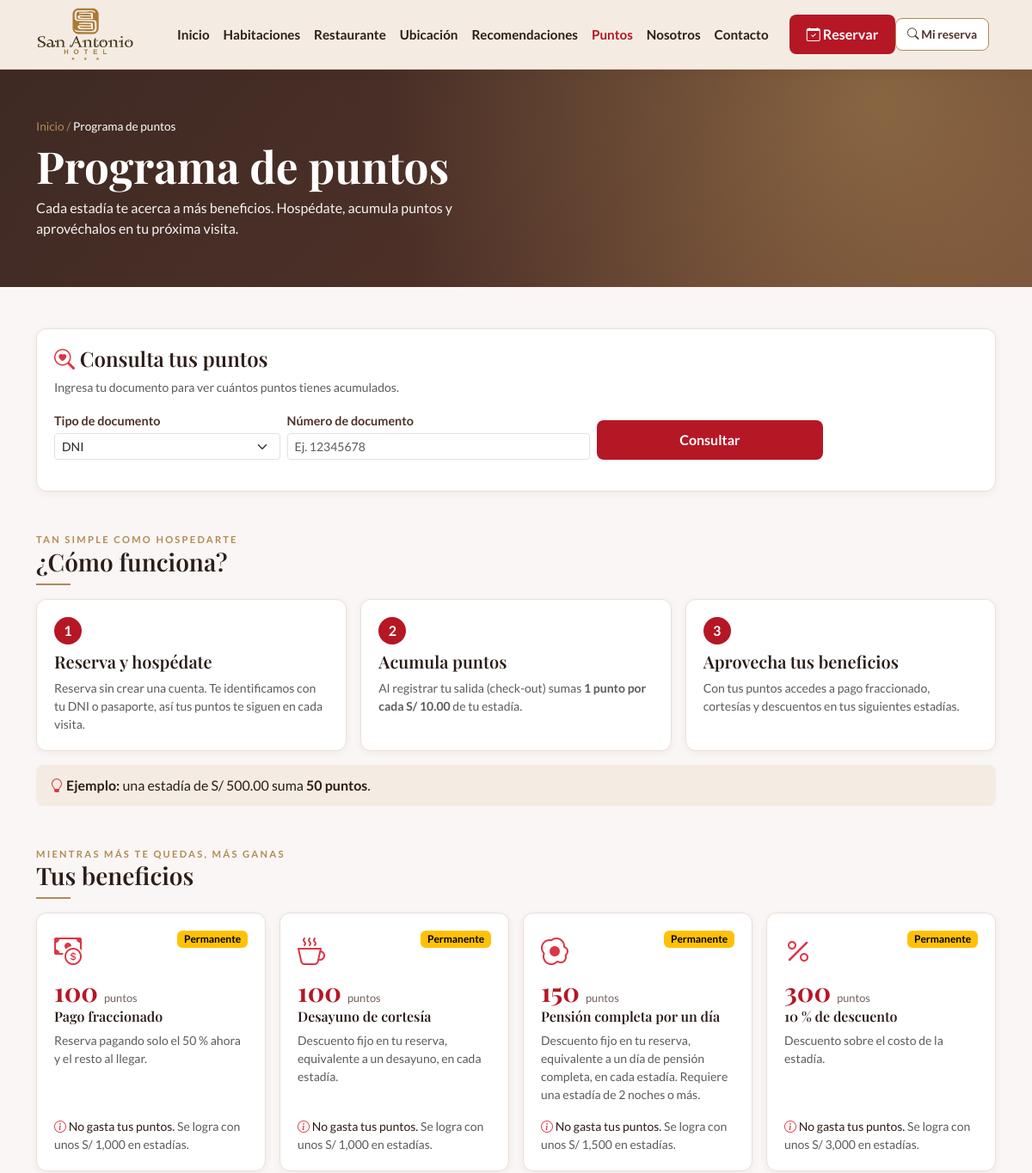
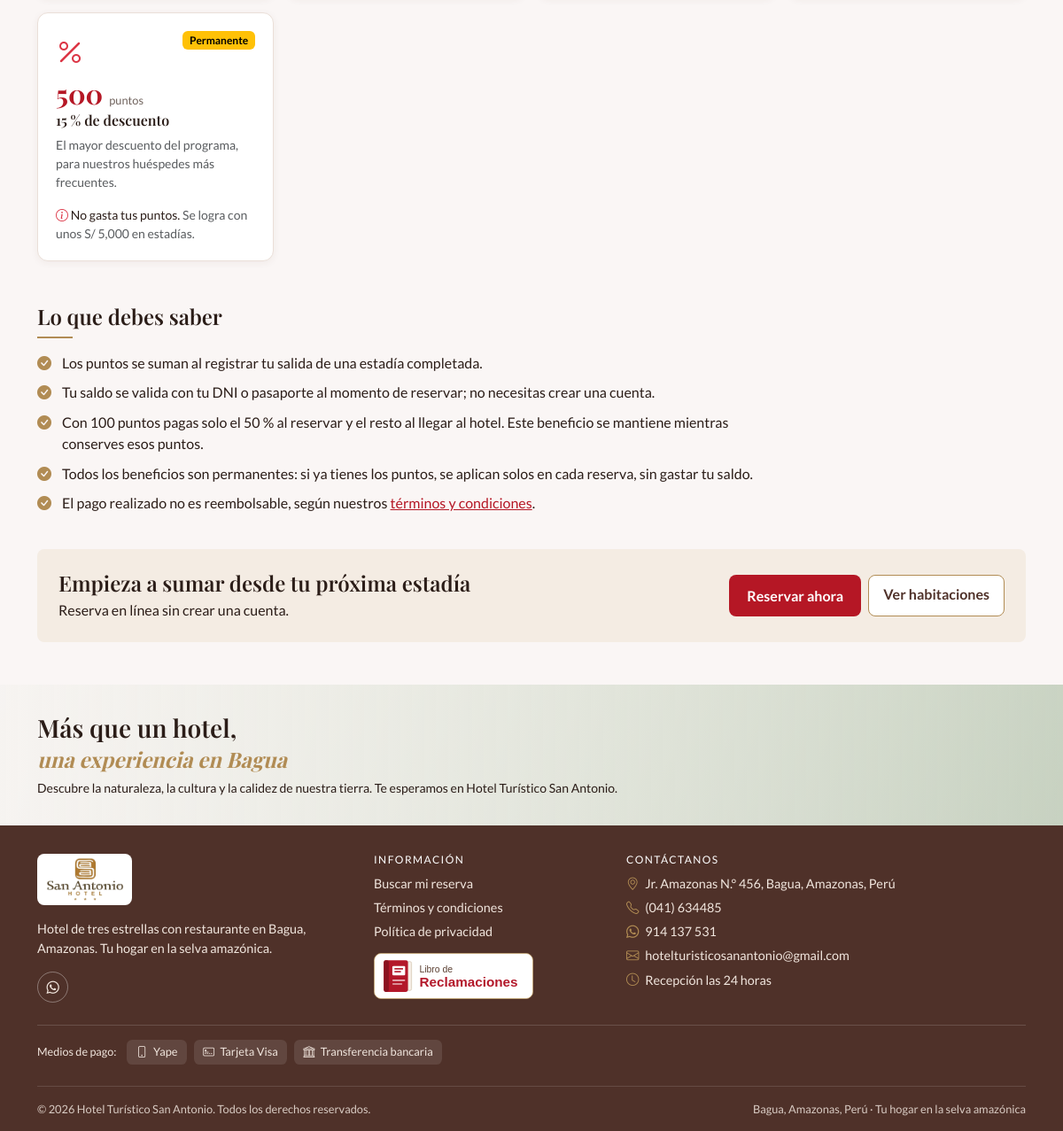
Page /publico/puntos.php on the committed database (2 pictures, top to bottom).
### tables this page shows
CREATE TABLE parametro (
    clave        VARCHAR(50)  PRIMARY KEY,
    valor        VARCHAR(50)  NOT NULL,
    descripcion  VARCHAR(150) NOT NULL,
    updated_at   TIMESTAMP    NOT NULL DEFAULT CURRENT_TIMESTAMP ON UPDATE CURRENT_TIMESTAMP
);

CREATE TABLE recompensa (
    id                 INT UNSIGNED AUTO_INCREMENT PRIMARY KEY,
    nombre             VARCHAR(80)  NOT NULL,
    descripcion        VARCHAR(200) NULL,
    puntos_requeridos  INT UNSIGNED NOT NULL,
    noches_minimas     TINYINT UNSIGNED NULL,   
    tipo               ENUM('pago_fraccionado','descuento','producto','noche_gratis','plan_pension') NOT NULL,
    valor              DECIMAL(5,2) NULL,
    producto_id        INT UNSIGNED NULL,
    plan_pension_id    INT UNSIGNED NULL,
    consume_puntos     TINYINT(1)   NOT NULL DEFAULT 1,
    activo             TINYINT(1)   NOT NULL DEFAULT 1,
    created_at         TIMESTAMP    NOT NULL DEFAULT CURRENT_TIMESTAMP,
    updated_at         TIMESTAMP    NOT NULL DEFAULT CURRENT_TIMESTAMP ON UPDATE CURRENT_TIMESTAMP,
    CONSTRAINT fk_recompensa_producto     FOREIGN KEY (producto_id)     REFERENCES producto(id),
    CONSTRAINT fk_recompensa_plan_pension FOREIGN KEY (plan_pension_id) REFERENCES plan_pension(id)
);

### config/Autoload.php (called while the page is built, shortened)
<?php
spl_autoload_register(function (string $clase): void {
    $prefijo = "App\\";
    $carpetaBase = dirname(__DIR__) . "/src/";
    $ruta = $carpetaBase . str_replace("\\", "/", substr($clase, strlen($prefijo))) . ".php";
});

### src/Dao/Conexion.php (called while the page is built, shortened)
<?php
class Conexion
{
    private $host = "localhost";
    private $dbname = "daw2_hotel_san_antonio";
    private $user = "root";
    private $password = "";
    public function conectar(): \PDO
    {
        try {
            $dsn = "mysql:host=$this->host;dbname=$this->dbname;charset=utf8mb4";
            $conexion = new \PDO($dsn, $this->user, $this->password);
            $conexion->setAttribute(\PDO::ATTR_ERRMODE, \PDO::ERRMODE_EXCEPTION);
            $conexion->setAttribute(\PDO::ATTR_DEFAULT_FETCH_MODE, \PDO::FETCH_ASSOC);
            $conexion->setAttribute(\PDO::ATTR_EMULATE_PREPARES, false);
            return $conexion;
        } catch (\PDOException $e) {
            throw $e;
        }
    }
}

### src/Dao/Dao.php (called while the page is built, shortened)
<?php
abstract class Dao
{
    public function __construct(?\PDO $conn = null)
    {
        $this->conn = $conn ?? (new Conexion())->conectar();
    }
    protected function enlazar(\PDOStatement $stmt, array $valores): void
    {
        foreach ($valores as $marcador => $valor) {
            $tipo = match (true) {
                is_int($valor) => \PDO::PARAM_INT,
                is_bool($valor) => \PDO::PARAM_BOOL,
                $valor === null => \PDO::PARAM_NULL,
                default => \PDO::PARAM_STR,
            };
            $stmt->bindValue($marcador, $valor, $tipo);
        }
    }
}

### src/Dao/Parametro.php (called while the page is built, shortened)
<?php
class Parametro extends Dao
{
    public function valor(string $clave): ?string
    {
        $stmt = $this->conn->prepare("SELECT valor FROM parametro WHERE clave = :clave");
        $this->enlazar($stmt, [":clave" => $clave]);
        $stmt->execute();
        $valor = $stmt->fetchColumn();
        return $valor === false ? null : $valor;
    }
}

### src/Bo/Puntos.php (called while the page is built, shortened)
<?php
class Puntos
{
    public function solesPorPunto(): int
    {
        return max(1, (int) (new ParametroDAO())->valor("soles_por_punto"));
    }
    public function puntosPorMonto(float $monto): int
    {
        return intdiv((int) $monto, $this->solesPorPunto());
    }
    public function recompensas(): array
    {
        return (new RecompensaDAO())->listarActivas();
    }
}

### src/Dao/Recompensa.php (called while the page is built, shortened)
<?php
class Recompensa extends Dao
{
    public function listarActivas(): array
    {
        $stmt = $this->conn->prepare("SELECT * FROM recompensa WHERE activo = 1 ORDER BY puntos_requeridos, id");
        $stmt->execute();
        return $stmt->fetchAll();
    }
}

### publico/puntos.php (the view, shortened to what this page needs)
<?php
require __DIR__ . "/../config/Autoload.php";
$bo = new PuntosBO();
$solesPorPunto = $bo->solesPorPunto();
$recompensas = $bo->recompensas();
$montoEjemplo = 500;
$fraccionado = current(array_filter($recompensas, fn($r) => $r["tipo"] === "pago_fraccionado")) ?: null;
$iconos = ["pago_fraccionado" => "bi-cash-coin", "producto" => "bi-cup-hot", "descuento" => "bi-percent", "noche_gratis" => "bi-moon-stars", "plan_pension" => "bi-egg-fried"];
require __DIR__ . "/../views/partes/cabecera.php";
?>
<main class="container py-4 py-lg-5">
    <section class="sa-card sa-card-cuerpo mb-5" id="consulta">
        <h2 class="h4"><i class="bi bi-search-heart text-danger"></i> Consulta tus puntos</h2>
        <p class="text-muted small mb-3">Ingresa tu documento para ver cuántos puntos tienes acumulados.</p>
        <form id="formConsultaPuntos" class="row g-2 align-items-end" data-consulta="<?= url("publico/consultar_puntos.php") ?>">
            <div class="col-6 col-sm-3">
                <label class="form-label small mb-1" for="consulta_tipo_documento">Tipo de documento</label>
                <select class="form-select form-select-sm" id="consulta_tipo_documento">
                    <option value="DNI">DNI</option>
                </select>
            </div>
            <div class="col-6 col-sm-4">
                <label class="form-label small mb-1" for="consulta_numero_documento">Número de documento</label>
                <input class="form-control form-control-sm" id="consulta_numero_documento" placeholder="Ej. 12345678" maxlength="12">
            </div>
            <div class="col-12 col-sm-3">
                <button class="btn-sa btn-sm w-100" type="submit">Consultar</button>
            </div>
        </form>
    </section>
    <div class="sa-subtitulo">Tan simple como hospedarte</div>
    <h2 class="h3">¿Cómo funciona?</h2>
    <div class="sa-linea-dorada"></div>
    <div class="row g-3 mb-3">
        <div class="col-12 col-md-4">
            <article class="sa-card sa-card-cuerpo h-100">
                <span class="sa-paso">1</span>
                <h3 class="h5 mt-2">Reserva y hospédate</h3>
                <p class="small text-muted mb-0">Reserva sin crear una cuenta. Te identificamos con tu DNI o pasaporte, así tus puntos te siguen en cada visita.</p>
            </article>
        </div>
        <div class="col-12 col-md-4">
            <article class="sa-card sa-card-cuerpo h-100">
                <span class="sa-paso">2</span>
                <h3 class="h5 mt-2">Acumula puntos</h3>
                <p class="small text-muted mb-0">Al registrar tu salida (check-out) sumas <strong>1 punto por cada <?= soles($solesPorPunto) ?></strong> de tu estadía.</p>
            </article>
        </div>
        <div class="col-12 col-md-4">
            <article class="sa-card sa-card-cuerpo h-100">
                <span class="sa-paso">3</span>
                <h3 class="h5 mt-2">Aprovecha tus beneficios</h3>
                <p class="small text-muted mb-0">Con tus puntos accedes a pago fraccionado, cortesías y descuentos en tus siguientes estadías.</p>
            </article>
        </div>
    </div>
    <div class="sa-caja-crema mb-5">
        <i class="bi bi-lightbulb text-danger"></i>
        <strong>Ejemplo:</strong> una estadía de <?= soles($montoEjemplo) ?> suma <strong><?= $bo->puntosPorMonto($montoEjemplo) ?> puntos</strong>.
    </div>
    <div class="sa-subtitulo">Mientras más te quedas, más ganas</div>
    <h2 class="h3">Tus beneficios</h2>
    <div class="sa-linea-dorada"></div>
    <div class="row g-3 mb-5">
        <?php foreach ($recompensas as $r) : ?>
            <?php $permanente = !(int) $r["consume_puntos"] ?>
            <div class="col-12 col-sm-6 col-lg-3">
                <article class="sa-card sa-card-cuerpo h-100 d-flex flex-column">
                    <div class="d-flex justify-content-between align-items-start">
                        <i class="bi <?= $iconos[$r["tipo"]] ?? "bi-gift" ?> fs-2 text-danger"></i>
                        <span class="badge <?= $permanente ? "text-bg-warning" : "text-bg-light border" ?>"><?= $permanente ? "Permanente" : "Canje" ?></span>
                    </div>
                    <div class="sa-nivel-puntos mt-2"><?= (int) $r["puntos_requeridos"] ?> <small>puntos</small></div>
                    <h3 class="h6 mt-1"><?= e($r["nombre"]) ?></h3>
                    <p class="small text-muted"><?= e($r["descripcion"]) ?></p>
                    <p class="small mt-auto mb-0">
                        <i class="bi bi-info-circle text-danger"></i>
                        <?= $permanente ? "No gasta tus puntos." : "Descuenta " . (int) $r["puntos_requeridos"] . " puntos de tu saldo." ?>
                        <span class="text-muted">Se logra con unos S/ <?= number_format($r["puntos_requeridos"] * $solesPorPunto) ?> en estadías.</span>
                    </p>
                </article>
            </div>
        <?php endforeach ?>
    </div>
    <div class="row">
        <div class="col-12 col-lg-9">
            <h2 class="h4">Lo que debes saber</h2>
            <div class="sa-linea-dorada"></div>
            <ul class="sa-lista-check">
                <li>Los puntos se suman al registrar tu salida de una estadía completada.</li>
                <li>Tu saldo se valida con tu DNI o pasaporte al momento de reservar; no necesitas crear una cuenta.</li>
                <?php if ($fraccionado) : ?>
                    <li>Con <?= (int) $fraccionado["puntos_requeridos"] ?> puntos pagas solo el <?= (float) $fraccionado["valor"] ?> % al reservar y el resto al llegar al hotel. Este beneficio se mantiene mientras conserves esos puntos.</li>
                <?php endif ?>
                <li>Todos los beneficios son permanentes: si ya tienes los puntos, se aplican solos en cada reserva, sin gastar tu saldo.</li>
                <li>El pago realizado no es reembolsable, según nuestros <a href="<?= url("publico/terminos.php") ?>">términos y condiciones</a>.</li>
            </ul>
        </div>
    </div>
    <section class="sa-caja-crema d-flex flex-column flex-md-row justify-content-between align-items-md-center gap-3 p-4 mt-4">
        <div>
            <h2 class="h4 mb-1">Empieza a sumar desde tu próxima estadía</h2>
            <p class="mb-0">Reserva en línea sin crear una cuenta.</p>
        </div>
        <div class="d-flex flex-column flex-sm-row gap-2">
            <a class="btn-sa text-decoration-none text-center" href="<?= url("publico/reservar.php") ?>">Reservar ahora</a>
            <a class="btn-linea text-decoration-none text-center" href="<?= url("publico/habitaciones.php") ?>">Ver habitaciones</a>
        </div>
    </section>
</main>
<?php require __DIR__ . "/../views/partes/pie.php" ?>

### assets/css/estilo.css (style rules this page uses)
:root { --rojo: #B51725; --rojo-osc: #9E1C28; --marron: #4F3129; --marron-osc: #3E2A23; --dorado: #B18C54; --hueso: #FAF6F5; --tinta: #2B1D18; --gris: #6f625c; --borde: #EADFD8; --crema: #F4ECE3; --rosado: #FDEBE9; }
body { font-family: "Lato", system-ui, sans-serif; background: var(--hueso); color: var(--tinta); }
h1, h2, h3, h4, .serif { font-family: "Playfair Display", Georgia, serif; font-weight: 700; }
a { color: var(--rojo); }
.btn-sa { background: var(--rojo); color: #fff; border: 0; border-radius: .5rem; font-weight: 700; padding: .7rem 1.25rem; }
.btn-linea { background: #fff; color: var(--marron); border: 1px solid var(--dorado); border-radius: .5rem; font-weight: 700; padding: .55rem 1rem; }
.sa-card { background: #fff; border: 1px solid var(--borde); border-radius: .75rem; box-shadow: 0 2px 8px rgba(79, 49, 41, .06); }
.sa-card-cuerpo { padding: 1rem; }
.sa-subtitulo { color: var(--dorado); letter-spacing: .2em; font-size: .7rem; font-weight: 700; text-transform: uppercase; }
.sa-linea-dorada { width: 2.5rem; height: 2px; background: var(--dorado); margin: .5rem 0 1rem; }
.sa-caja-crema { background: var(--crema); border-radius: .5rem; padding: .75rem 1rem; }
.form-label { font-weight: 700; font-size: .9rem; color: var(--marron); }
.sa-paso { display: inline-flex; align-items: center; justify-content: center; width: 2rem; height: 2rem; border-radius: 50%; background: var(--rojo); color: #fff; font-weight: 700; }
.sa-nivel-puntos { font-family: "Playfair Display", serif; font-weight: 700; font-size: 1.9rem; line-height: 1; color: var(--rojo); }
.sa-nivel-puntos small { font-family: "Lato", sans-serif; font-size: .8rem; font-weight: 400; color: var(--gris); }
.sa-lista-check { list-style: none; padding-left: 0; }
.sa-lista-check li { position: relative; padding-left: 1.75rem; margin-bottom: .6rem; }
.sa-lista-check li::before { content: "\f26a"; font-family: "bootstrap-icons"; position: absolute; left: 0; color: var(--dorado); }
@media (min-width: 768px) { .sa-card-cuerpo { padding: 1.25rem; } }

### rows in the picture
parametro: valor "S/ 10.00", valor "50"
recompensa: consume_puntos "Permanente", puntos_requeridos "100", nombre "Pago fraccionado", descripcion "Reserva pagando solo el 50 % ahora y el resto al llegar.", $r['puntos_requeridos']*$solesPorPunto "1,000", valor "50"
recompensa: consume_puntos "Permanente", puntos_requeridos "100", nombre "Desayuno de cortesía", descripcion "Descuento fijo en tu reserva, equivalente a un desayuno, en cada estadía.", $r['puntos_requeridos']*$solesPorPunto "1,000"
recompensa: consume_puntos "Permanente", puntos_requeridos "150", nombre "Pensión completa por un día", descripcion "Descuento fijo en tu reserva, equivalente a un día de pensión completa, en cada estadía. Requiere una estadía de 2 noches o más.", $r['puntos_requeridos']*$solesPorPunto "1,500"
recompensa: consume_puntos "Permanente", puntos_requeridos "300", nombre "10 % de descuento", descripcion "Descuento sobre el costo de la estadía.", $r['puntos_requeridos']*$solesPorPunto "3,000"
recompensa: consume_puntos "Permanente", puntos_requeridos "500", nombre "15 % de descuento", descripcion "El mayor descuento del programa, para nuestros huéspedes más frecuentes.", $r['puntos_requeridos']*$solesPorPunto "5,000"

### other values in the picture
$texto "Inicio"
$texto "Habitaciones"
$texto "Restaurante"
$texto "Ubicación"
$texto "Recomendaciones"
$texto "Puntos"
$texto "Nosotros"
$texto "Contacto"
$nombre "Inicio"
$nombre "Programa de puntos"
$titulo "Programa de puntos"
$texto "Cada estadía te acerca a más beneficios. Hospédate, acumula puntos y aprovéchalos en tu próxima visita."
soles($montoEjemplo) "S/ 500.00"
$hotel["direccion"] "Jr. Amazonas N.° 456, Bagua, Amazonas, Perú"
$hotel["telefono"] "(041) 634485"
